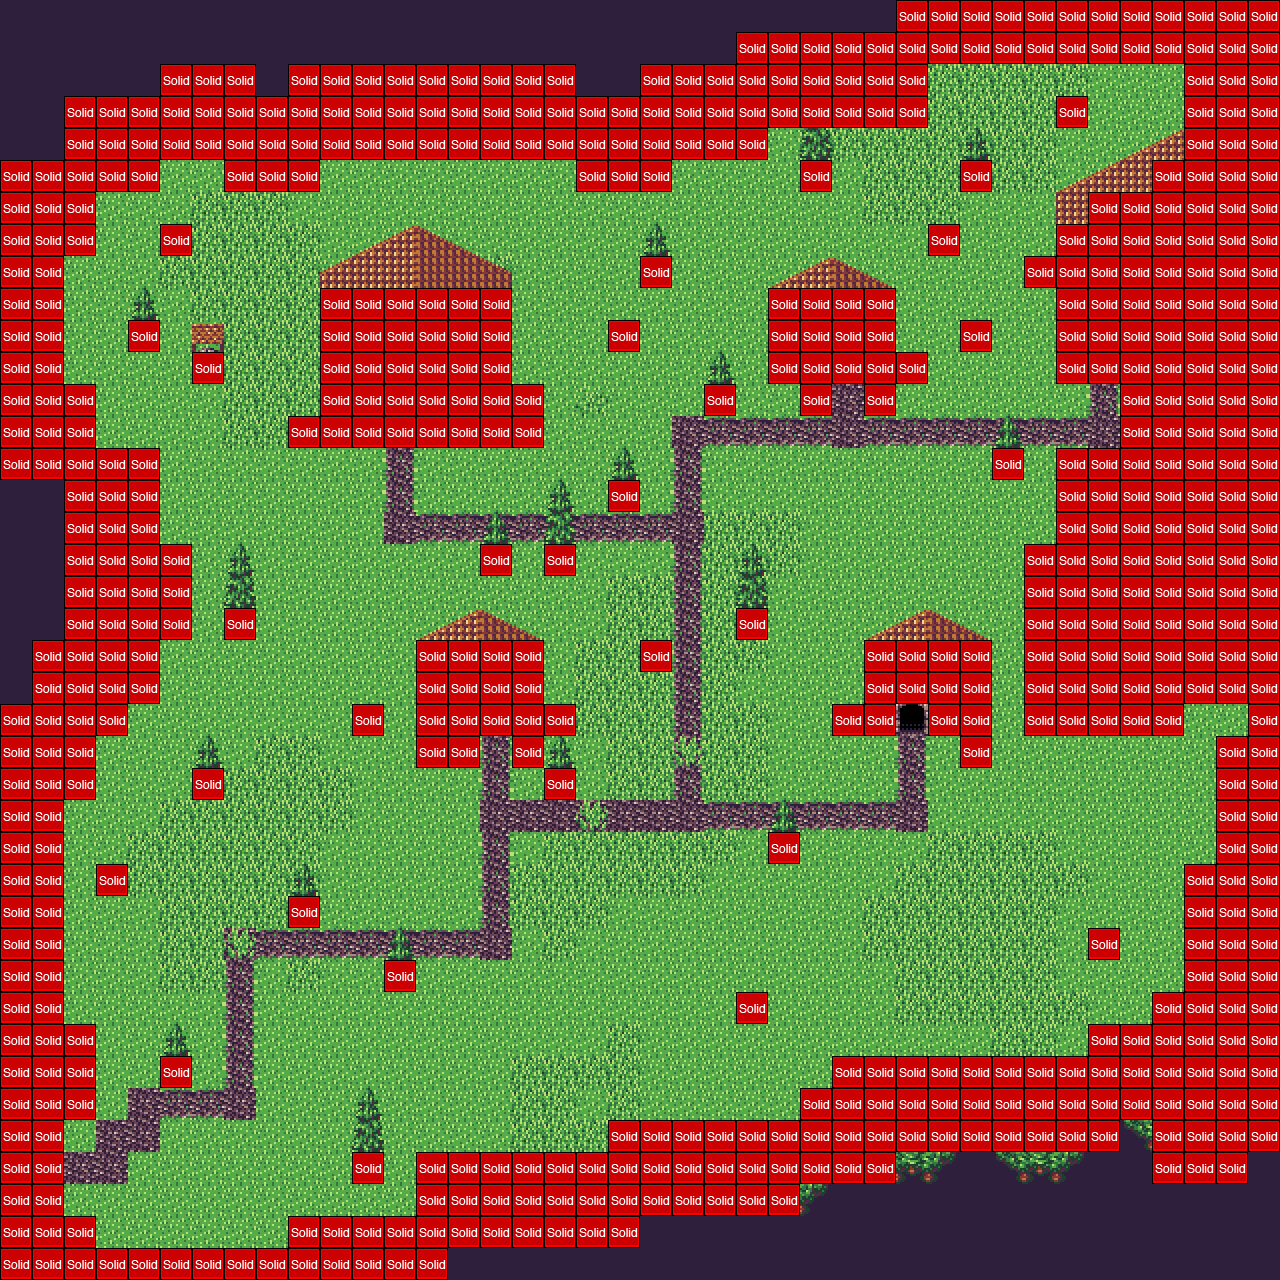

A 2D game scene composited from a Tiled map and its tileset images. What follows is a short description and the map's XML, with each tile layer's data collapsed to a summary:
An orthogonal 40x40 tile map with 32x32 px tiles, 11 tile layers (background, grass, roads, roadgrass, ...), 2 tilesets and 18 objects (8x ZombieVillager, 7x HeartItem, mainPlayer, Door, Sign).

<map version="1.0" orientation="orthogonal" width="40" height="40" tilewidth="32" tileheight="32">
 <tileset firstgid="1" name="town_forest_tiles" tilewidth="32" tileheight="32">
  <image source="../img/map/town_forest_tiles.png" trans="ff00ff" width="320" height="352" />
 </tileset>
 <tileset firstgid="111" name="metatiles32x32" tilewidth="32" tileheight="32">
  <image source="../img/map/metatiles32x32.png" width="160" height="32" />
  <tile id="0">
   <properties>
    <property name="type" value="solid" />
   </properties>
  </tile>
 </tileset>
 <layer name="background" width="40" height="40">
  <data>[1600 cells, 1600 non-empty, 1 distinct tile ids]</data>
 </layer>
 <layer name="grass" width="40" height="40">
  <properties>
   <property name="preRender" value="true" />
  </properties>
  <data>[1600 cells, 1267 non-empty, 2 distinct tile ids]</data>
 </layer>
 <layer name="roads" width="40" height="40">
  <data>[1600 cells, 85 non-empty, 3 distinct tile ids]</data>
 </layer>
 <layer name="roadgrass" width="40" height="40">
  <data>[1600 cells, 3 non-empty, 1 distinct tile ids]</data>
 </layer>
 <layer name="entryways" width="40" height="40">
  <data>[1600 cells, 5 non-empty, 1 distinct tile ids]</data>
 </layer>
 <objectgroup name="entities" width="40" height="40">
  <object name="mainPlayer" x="134" y="1124" width="22" height="26">
   <properties>
    <property name="image" value="player" />
    <property name="spriteheight" value="36" />
    <property name="spritewidth" value="32" />
   </properties>
  </object>
  <object name="HeartItem" x="192" y="160" width="32" height="32" />
  <object name="HeartItem" x="896" y="320" width="32" height="32" />
  <object name="HeartItem" x="1184" y="736" width="32" height="32" />
  <object name="HeartItem" x="512" y="352" width="32" height="32" />
  <object name="HeartItem" x="1152" y="64" width="32" height="32" />
  <object name="HeartItem" x="832" y="672" width="32" height="32" />
  <object name="HeartItem" x="544" y="672" width="32" height="32" />
  <object name="Door" x="896" y="704" width="32" height="32">
   <properties>
    <property name="destination" value="yvonneHouse" />
   </properties>
  </object>
  <object name="Sign" x="864" y="768" width="32" height="32">
   <properties>
    <property name="signName" value="yvonneHouse" />
   </properties>
  </object>
 </objectgroup>
 <objectgroup name="EnemyEntities" width="40" height="40">
  <object name="ZombieVillager" x="256" y="768" width="128" height="32" />
  <object name="ZombieVillager" x="512" y="1056" width="128" height="32" />
  <object name="ZombieVillager" x="192" y="256" width="128" height="32" />
  <object name="ZombieVillager" x="928" y="96" width="128" height="32" />
  <object name="ZombieVillager" x="768" y="512" width="128" height="32" />
  <object name="ZombieVillager" x="896" y="896" width="128" height="32" />
  <object name="ZombieVillager" x="576" y="864" width="128" height="32" />
  <object name="ZombieVillager" x="768" y="192" width="128" height="32" />
 </objectgroup>
 <layer name="trees0" width="40" height="40">
  <properties>
   <property name="preRender" value="true" />
  </properties>
  <data>[1600 cells, 181 non-empty, 9 distinct tile ids]</data>
 </layer>
 <layer name="trees1" width="40" height="40">
  <properties>
   <property name="preRender" value="true" />
  </properties>
  <data>[1600 cells, 291 non-empty, 18 distinct tile ids]</data>
 </layer>
 <layer name="houses" width="40" height="40">
  <data>[1600 cells, 156 non-empty, 19 distinct tile ids]</data>
 </layer>
 <layer name="doors" width="40" height="40">
  <data>[1600 cells, 4 non-empty, 1 distinct tile ids]</data>
 </layer>
 <layer name="trees2" width="40" height="40">
  <properties>
   <property name="preRender" value="true" />
  </properties>
  <data>[1600 cells, 166 non-empty, 11 distinct tile ids]</data>
 </layer>
 <layer name="collision" width="40" height="40">
  <data>[1600 cells, 575 non-empty, 1 distinct tile ids]</data>
 </layer>
</map>
